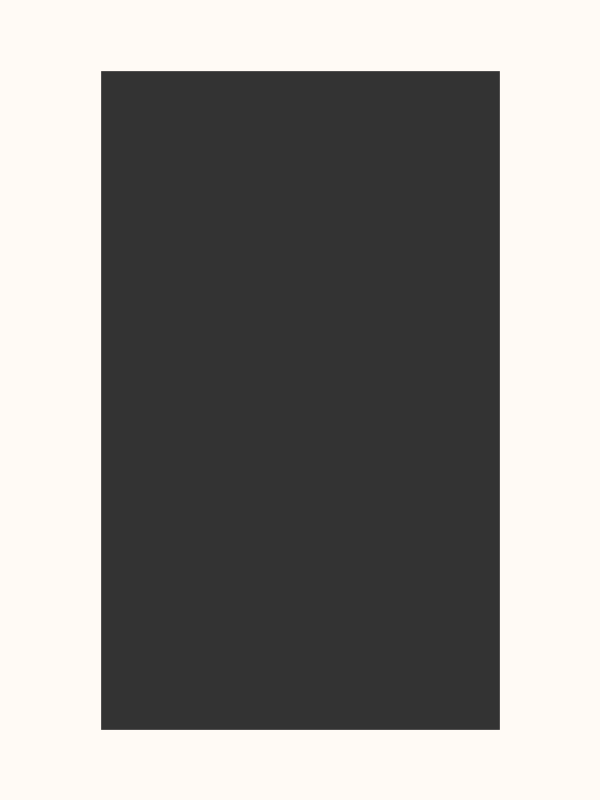
Frame 1 (no input)
Frame 60 (the mouse pressed at the canvas centre just before this capture): identical to frame 1, image omitted
Frame 120 (the mouse held since frame 60 and released just before this capture): identical to frame 1, image omitted

The Processing sketch that drew this single still picture (run headless with seeded random() and noise(); from frame 60 on, the mouse is pressed at the canvas centre):

// Processing sketch: processing_125639
// ── processing_125639.pde

//Processing 2.0

float x, y;      //axis
float px,py;     //preview axis
float rdm;       //random input values
float count=60;  //initial vertical spacing
float inc;       //vercial increment

int ns=10;       //noise amplitude
int hInc=7;     //horizontal increment
int div = 40;    //division factor
float strk=1.3;  //stroke weight

void setup(){
  size(600,800);
  background(255,250,245);
  smooth();
  stroke(255,250,245);
  strokeWeight(strk);
  frameRate(900);
  fill(51);
  rectMode(CORNERS);
  rect(100,70,width-100,height-70);  //dark grey background
}

void draw(){
  if(inc>25){  inc=25;  }      //restrain vertical increment
  else{  inc = count/div;  }   //vertical increment
  rdm=random(0,300);           //random values used as input for noise effect
  y=noise(rdm)*ns+count;       //adds vertical increment to y position
  line(px, py, x, y);          //draw short horizontal lines
  py=y;                        //updates position
  px=x;                        //updates position
  x+=hInc;                     //horizontal increment
  if(x>width+10){              //condition to avoid cross section lines
    noStroke();
    x=0;
    count = count + inc;
    py=y;
    px=x;
    stroke(255,250,245);
  }
  if (count>height-80){  noLoop();  } //stops program when lines get to the bottom
}
